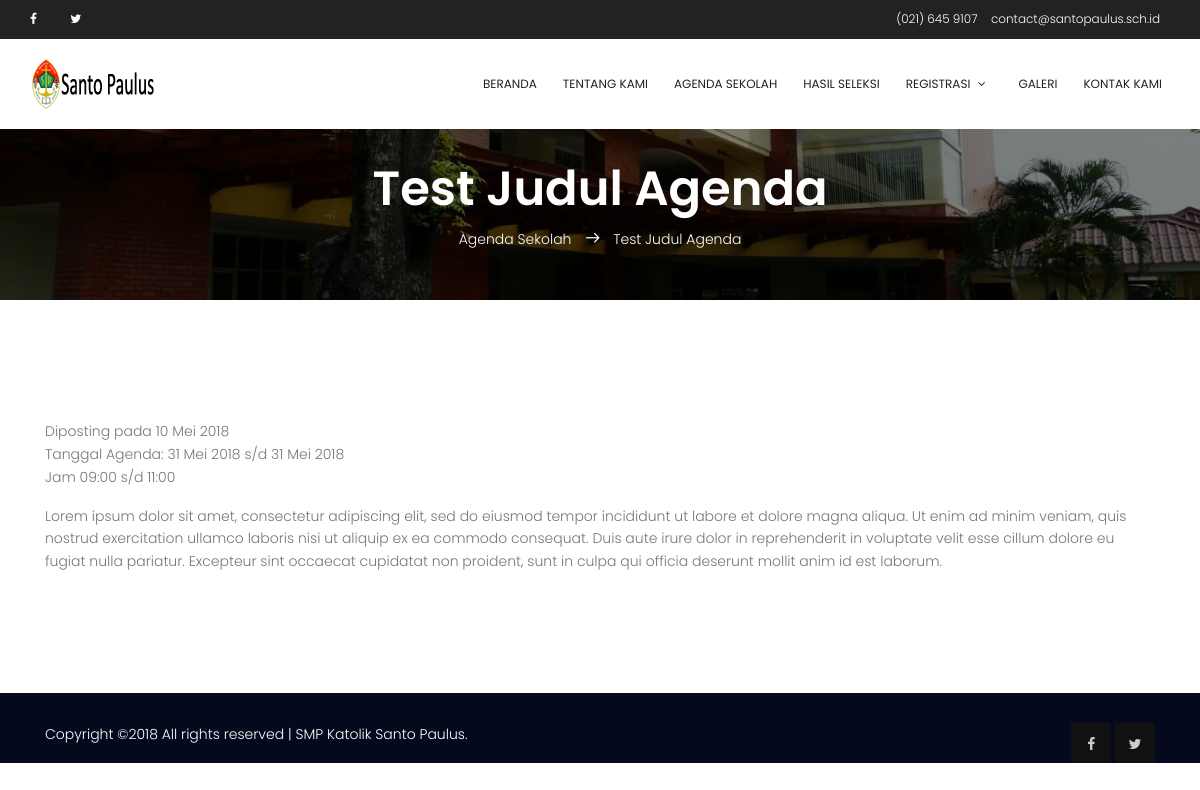
The app's page /?page=detail-agenda&q=1 with its own data.
### tables this page shows
CREATE TABLE `agenda` (
  `ag_id` int(11) NOT NULL,
  `ag_tgl_posting` date NOT NULL,
  `ag_tgl_mulai` date NOT NULL,
  `ag_tgl_selesai` date NOT NULL,
  `ag_jam` varchar(50) NOT NULL,
  `ag_judul` varchar(100) NOT NULL,
  `ag_konten` text NOT NULL,
  `ag_tipe` enum('agenda','pengumuman') NOT NULL,
  `ag_publish` enum('Y','N') NOT NULL
);

### digi_canvas.php (called while the page is built, shortened)
<?php
require("includes/constants.php");
require('includes/class.db.php');
$database = DB::getInstance();
require("includes/common_helper.php");
include("template/v_header.php");
include("template/v_content.php");
include("template/v_footer.php");
?>

### includes/class.db.php (called while the page is built, shortened)
<?php
class DB
{
    private $link = null;
    static $inst = null;
    public function __construct()
    {
        try {
            $this->link = new mysqli( DB_HOST, DB_USER, DB_PASS, DB_NAME );
            $this->link->set_charset( "utf8" );
        } catch ( Exception $e ) {
            die( 'Unable to connect to database' );
        }
    }
    public function get_row( $query, $object = false )
    {
        $row = $this->link->query( $query );
        if( $this->link->error )
        {
            $this->log_db_errors( $this->link->error, $query );
            return false;
        }
        else
        {
            $r = ( !$object ) ? $row->fetch_row() : $row->fetch_object();
            return $r;
        }
    }
    static function getInstance()
    {
        if( self::$inst == null )
        {
            self::$inst = new DB();
        }
        return self::$inst;
    }
}

### includes/constants.php (called while the page is built, shortened)
<?php
$baseurl = "http://".$_SERVER['HTTP_HOST'].str_replace(basename($_SERVER['SCRIPT_NAME']),"",$_SERVER['SCRIPT_NAME']);
?>

### includes/common_helper.php (called while the page is built, shortened)
<?php
function tgl_indo($tgl){
    $tanggal = substr($tgl,8,2);
    $bulan = getBulan(substr($tgl,5,2));
    $tahun = substr($tgl,0,4);
    return $tanggal.' '.$bulan.' '.$tahun;
}
function getBulan($bln){
    switch ($bln){
        case 5:
            return "Mei";
            break;
    }
}
?>

### modules/agenda/page_detail.php (the view)
<?php
    $key = htmlspecialchars($_GET["q"], ENT_QUOTES, 'UTF-8');
    $query = "SELECT ag_tgl_posting, ag_tgl_mulai, ag_tgl_selesai, ag_jam, ag_judul, ag_konten FROM agenda WHERE ag_id = '$key' "
            . "AND ag_publish = 'Y'";
    if( $database->num_rows( $query ) > 0 )
    {
        list( $tglposting, $tglmulai, $tglselesai, $jam, $title, $content ) = $database->get_row( $query );
        $pagetitle = $title;
        $ftglposting = tgl_indo($tglposting);
        $ftglmulai = tgl_indo($tglmulai);
        $ftglselesai = tgl_indo($tglselesai);
        $fjam = $jam;
        $fcontent = nl2br(html_entity_decode($content), TRUE);
    }
?>
<section class="banner-area relative">
    <div class="overlay overlay-bg"></div>
    <div class="container">
        <div class="row d-flex align-items-center justify-content-center">
            <div class="about-content col-lg-12">
                <h1 class="text-white">
                    <?php echo ucfirst($pagetitle);?>
                </h1>
                <p class="text-white link-nav"><a href="<?php echo $baseurl;?>?page=agenda">Agenda Sekolah</a>  <span class="lnr lnr-arrow-right"></span>  <?php echo ucfirst($pagetitle);?></p>
            </div>
        </div>
    </div>
</section>
<section class="section-gap">
<div class="container">
    <div class="row">
        <div class="col-md-12">
            <?php
                echo '<p>Diposting pada '.$ftglposting.'<br>Tanggal Agenda: '.$ftglmulai.' s/d '.$ftglselesai.'<br>Jam '.$fjam.'</p>';
                echo $fcontent;
            ?>
        </div>
    </div>
</div>
</section>

### assets/css/main.css (style rules this page uses)
body { color:#777;font-family:"Poppins",sans-serif;font-size:14px;font-weight:300;line-height:1.625em;position:relative }
a { -webkit-transition:all 0.3s ease 0s;-moz-transition:all 0.3s ease 0s;-o-transition:all 0.3s ease 0s;transition:all 0.3s ease 0s }
a,a:focus,a:hover { text-decoration:none;outline:0 }
h1,h2,h3,h4,h5,h6 { font-family:"Poppins",sans-serif;color:#222;line-height:1.2em !important;margin-bottom:0;margin-top:0;font-weight:600 }
h1,.h1 { font-size:36px }
.text-white { color:#fff }
.relative { position:relative }
.overlay { position:absolute;left:0;right:0;top:0;bottom:0 }
h1 { font-size:36px }
h1,h2,h3,h4,h5,h6 { line-height:1.5em }
.section-gap { padding:120px 0 }
.banner-area { background:url(../img/banner-bg.jpg) center;background-size:cover }
.banner-area .overlay { background:#000;opacity:.5 }
.link-nav { margin-top:10px;margin-bottom:0px }
.about-content { margin-top:110px;padding:50px 0px;text-align:center }
.about-content h1 { font-size:48px;font-weight:600 }
.about-content a { color:#fff;font-weight:300;font-size:14px }
.about-content .lnr { margin:0px 10px;font-weight:600 }

### records on screen
agenda: ag_judul "Test Judul Agenda", ag_tgl_posting "10 Mei 2018", ag_tgl_mulai "31 Mei 2018", ag_tgl_selesai "31 Mei 2018", ag_jam "09:00 s/d 11:00", ag_konten "Lorem ipsum dolor sit amet, consectetur adipiscing elit, sed do eiusmod tempor incididunt ut labore et dolore magna aliqua. Ut enim ad minim veniam, quis nostrud exercitation ullamco laboris nisi ut aliquip ex ea commodo consequat. Duis aute irure dolor in reprehenderit in voluptate velit esse cillum dolore eu fugiat nulla pariatur. Excepteur sint occaecat cupidatat non proident, sunt in culpa qui officia deserunt mollit anim id est laborum."

### other values on screen
INFO_EMAIL "contact@santopaulus.sch.id"
WEB_TITLE "SMP Katolik Santo Paulus"
